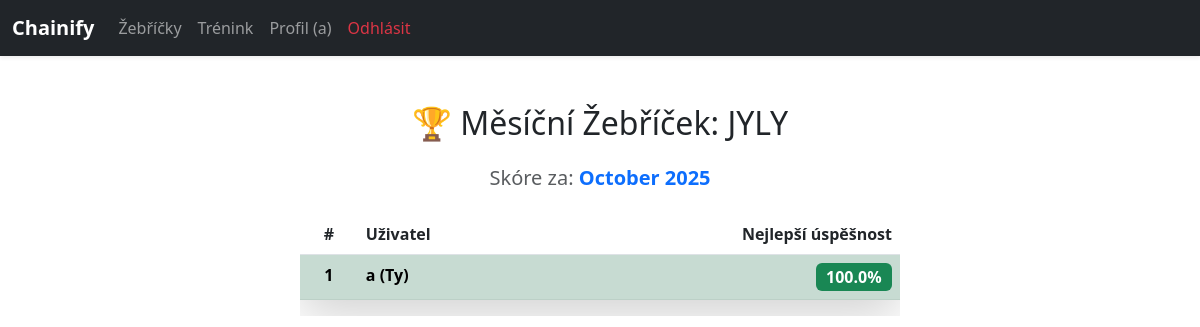
The page /leaderboard (signed in) on the database as committed earlier.
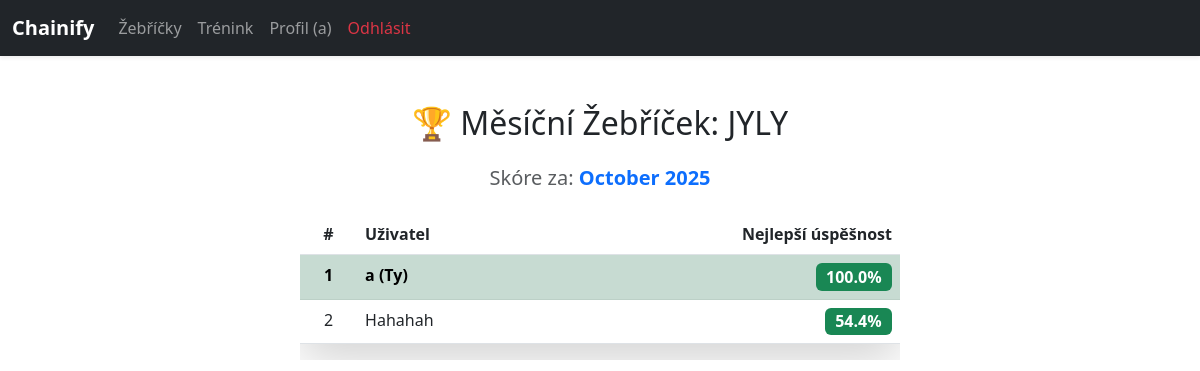
The same page on the database as committed later.
### models.py (models this page shows, shortened)
class User(db.Model, UserMixin):
    id = db.Column(db.Integer, primary_key=True)
    username = db.Column(db.String(150), unique=True, nullable=False)
    email = db.Column(db.String(150), unique=True, nullable=False)
    password = db.Column(db.String(256), nullable=False)
    profile_image_url = db.Column(db.String(255), nullable=True)
    current_streak = db.Column(db.Integer, default=0)
    last_training_date = db.Column(db.Date, nullable=True)
    putt_sessions = db.relationship('PuttSession', backref='user')
    drives = db.relationship('Drive', backref='user')

### app.py (the view)
@app.route('/leaderboard')  # <-- URL je zpět na jednoduché /leaderboard
@login_required
def leaderboard():          # <-- Název funkce je zpět na jednoduché leaderboard
    today = datetime.now()
    start_of_month = today.replace(day=1, hour=0, minute=0, second=0, microsecond=0)
    subquery = (
        db.session.query(
            PuttSession.user_id,
            func.max(PuttSession.accuracy).label('best_accuracy')
        )
        .filter(PuttSession.mode == 'jyly')
        .filter(PuttSession.date >= start_of_month)
        .group_by(PuttSession.user_id)
        .subquery()
    )
    leaderboard_data = (
        db.session.query(User, subquery.c.best_accuracy)
        .join(subquery, User.id == subquery.c.user_id)
        .order_by(desc(subquery.c.best_accuracy))
        .all()
    )
    current_month_str = start_of_month.strftime('%B %Y')
    return render_template(
        'leaderboard.html',
        leaderboard_data=leaderboard_data,
        current_month_str=current_month_str
    )

### app.py (called while the page is built)
@login_manager.user_loader
def load_user(user_id):
    return User.query.get(int(user_id))

### templates/leaderboard.html (shortened to what this page needs)
{% extends "base.html" %}
{% block content %}
<div class="container mt-5">
    <h2 class="mb-4 text-center">🏆 Měsíční Žebříček: JYLY</h2>
    <p class="text-center text-muted h5 mb-4">
        Skóre za: <span class="fw-bold text-primary">{{ current_month_str }}</span>
    </p>
    {% if leaderboard_data %}
        <div class="table-responsive" style="max-width: 600px; margin: 0 auto;">
            <table class="table table-striped table-hover shadow-lg rounded">
                <thead class="bg-primary text-white">
                    <tr>
                        <th scope="col" class="text-center">#</th>
                        <th scope="col">Uživatel</th>
                        <th scope="col" class="text-end">Nejlepší úspěšnost</th>
                    </tr>
                </thead>
                <tbody>
                    {% for user, accuracy in leaderboard_data %}
                    <tr class="{% if user.username == current_user.username %}table-success fw-bold{% endif %}">
                        <td class="text-center">{{ loop.index }}</td>
                        <td>
                            <a href="{{ url_for('user_profile', username=user.username) }}" style="text-decoration: none; color: inherit;">
                                {{ user.username }}
                            </a>
                            {% if user.username == current_user.username %} (Ty){% endif %}
                        </td>
                        <td class="text-end">
                            <span class="badge bg-success fs-6">{{ "%.1f"|format(accuracy) }}%</span>
                        </td>
                    </tr>
                    {% endfor %}
                </tbody>
            </table>
        </div>
        {% endif %}
</div>
{% endblock %}

### templates/base.html (shortened to what this page needs)
<!DOCTYPE html>
<html lang="en">
<head>
    <link href="https://cdn.jsdelivr.net/npm/bootstrap@5.3.0/dist/css/bootstrap.min.css" rel="stylesheet">
    <link rel="stylesheet" href="https://cdnjs.cloudflare.com/ajax/libs/font-awesome/6.5.2/css/all.min.css">
</head>
<body>
<nav class="navbar navbar-expand-lg navbar-dark bg-dark shadow-sm">
  <div class="container-fluid">
    <a class="navbar-brand fw-bold" href="{{ url_for('index') }}">Chainify</a>
    <div class="collapse navbar-collapse" id="navbarNav">
      <ul class="navbar-nav">
            {% if current_user.is_authenticated %}
              <li class="nav-item">
                <a class="nav-link" href="{{ url_for('leaderboard') }}">Žebříčky</a>
              </li>
            {% endif %}
        </ul>
      <ul class="navbar-nav">
        {% if current_user.is_authenticated %}
          <li class="nav-item">
            <a class="nav-link" href="{{ url_for('training') }}">Trénink</a>
          </li>
          <li class="nav-item">
            <a class="nav-link" href="{{ url_for('profile') }}">Profil ({{ current_user.username }})</a>
          </li>
          <li class="nav-item">
            <a class="nav-link text-danger" href="{{ url_for('logout') }}">Odhlásit</a>
          </li>
        {% endif %}
      </ul>
    </div>
  </div>
</nav>
<div class="container mt-4">
    {% block content %}{% endblock %}
</div>
</body>
</html>

Rows that differ between the two databases and show on the page:
added User: username "Hahahah", accuracy "54.4"
